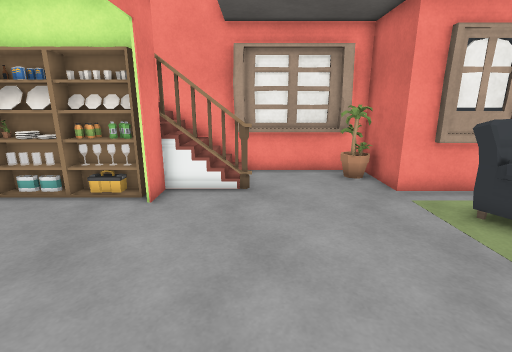
View 1 (above)

14 first-person views from a walk through a 3-D level made in the Unity game engine. The camera is 1.4 m above the floor, tilts 14° down and sees 85° across. Doors are open. The floor is counted in squares, 0.5 m on a side. Each view is taken from the middle of a square. On the plan, view 1 faces up. The plan holds only what a view shows up to about 19 squares ahead; the rest is blank. The place goes on beyond the plan. The player is left out. Some surface patterns are stand-ins.

View 2
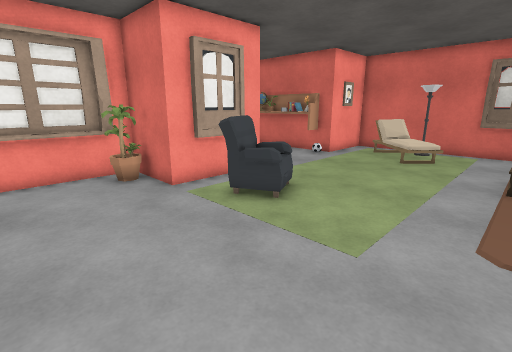

View 3
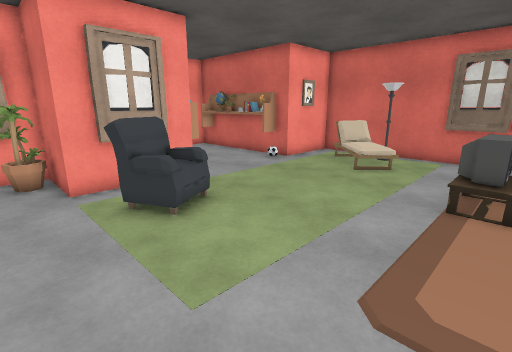

View 4
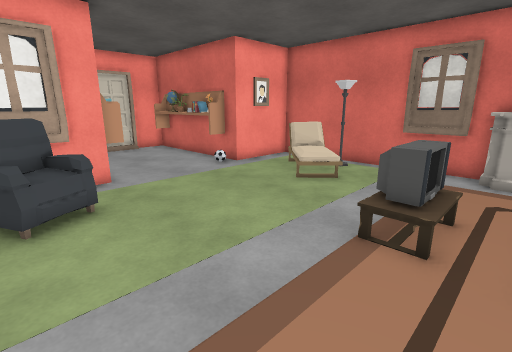

View 5
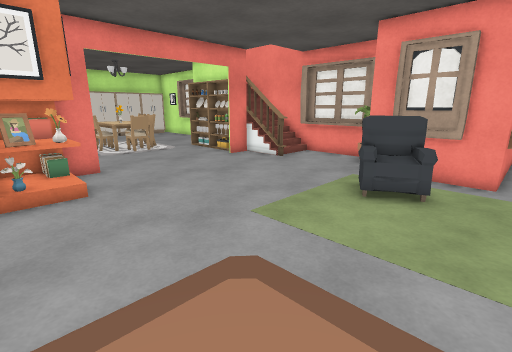

View 6
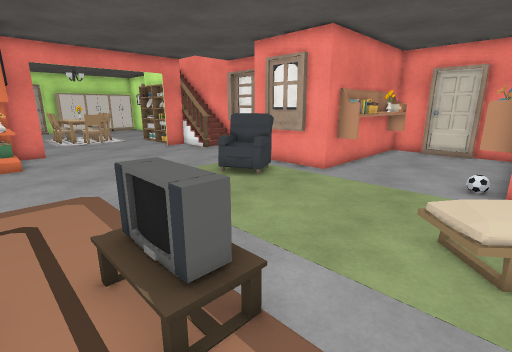

View 7
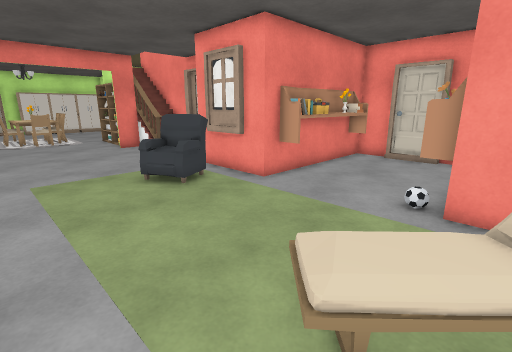

View 8
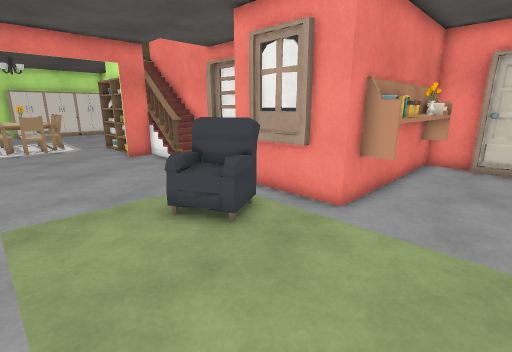

View 9
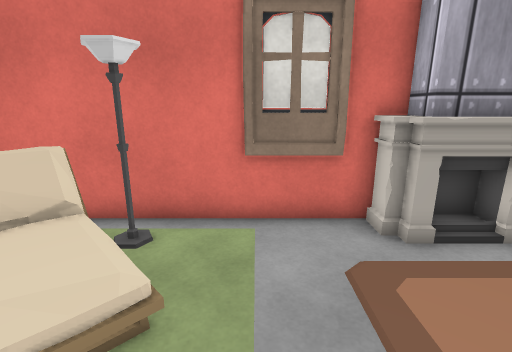

View 10
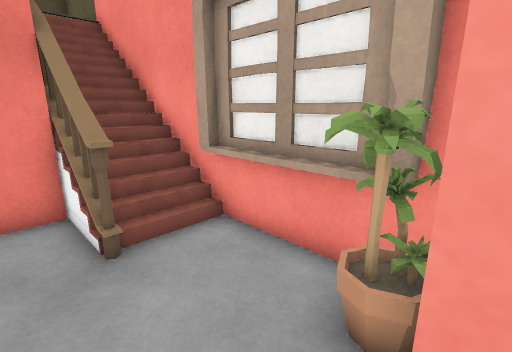

View 11
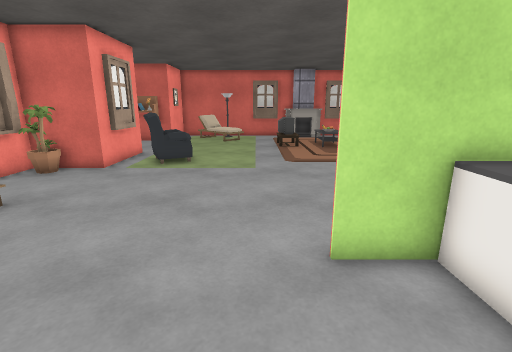

View 12
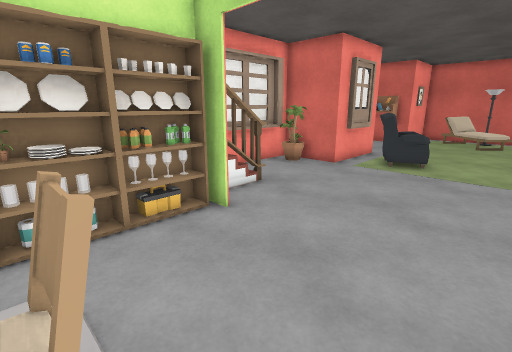

View 13
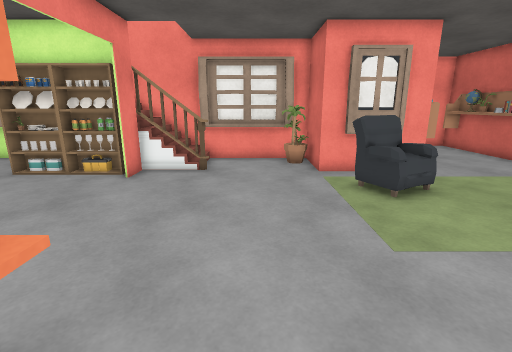

View 14
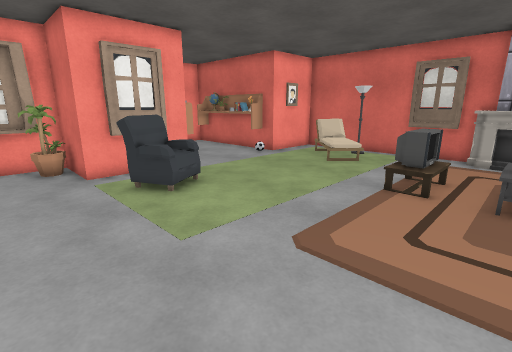

### Floor plan
Key: @ floor where view 1 was taken; # wall or solid block; . floor; / step, stairs or slope; = window, fence, low wall or low ledge; ^ raised ledge; P plant; B bookshelf; S sofa; F fireplace; C chair; R rug; T table; L block; U counter; O other object.
Columns run from 13 left of view 1 to 20 right of it. Each row starts with its distance up from view 1.
 16                       #O....O#
 15                       #O....O#
 14                       #O....O#
 13                       #O....O#
 12 ###################   #O....O#
 11 #    ////////....P#   #O....O#
 10          #####....#   #O....O#
  9      PBOBO####....#####..... #####
  8      BBBBB#.........S............#
  7     R..............SSS........OO.#
  6     R..............SSS........OOO#
  5      C.............S.........OOOO#
  4     #R......................OO...#
  3     TR...........................#
  2     R............................#
  1        ..........................#
  0         ..#..@...........#=O.....#
 -1         UU###LO.....     OO    FF#
 -2          U##^OO.....         . FF#
 -3              #//////   /       F##

Positions as (right, up) in squares from view 1, and headings:
1: (0, 0), facing up
2: (0, 0), facing up-right
3: (3, -1), facing up-right
4: (6, -2), facing up-right
5: (10, -3), facing up-left
6: (16, -2), facing up-left
7: (17, 1), facing up-left
8: (13, 2), facing up-left
9: (13, 2), facing right
10: (5, 8), facing up-left
11: (-8, 2), facing right
12: (-8, 2), facing up-right
13: (2, -3), facing up
14: (2, -3), facing up-right
